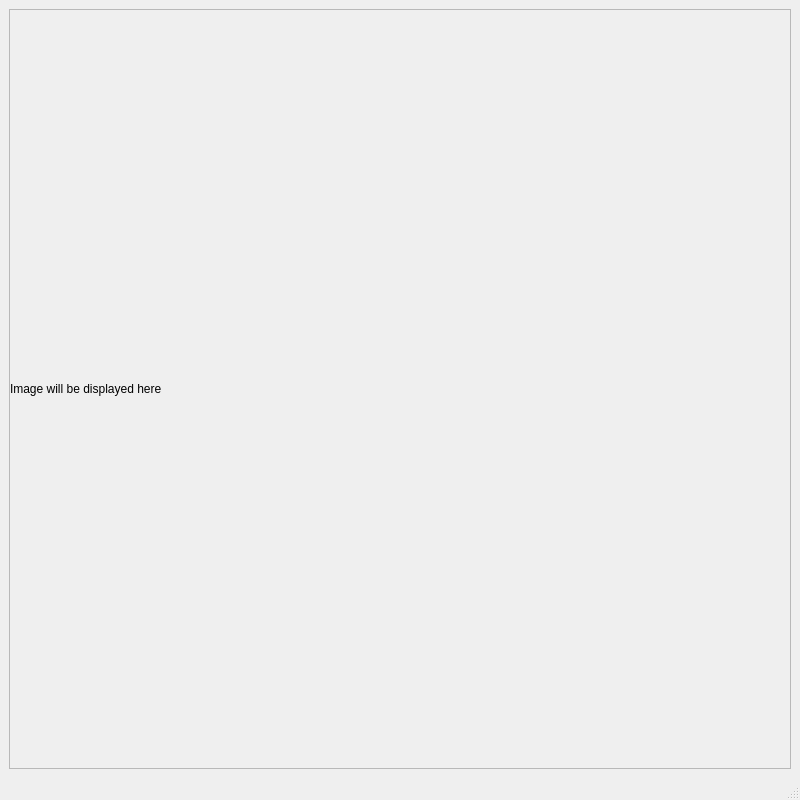
<?xml version="1.0" encoding="UTF-8"?>
<ui version="4.0">
 <class>MainWindow</class>
 <widget class="QMainWindow" name="MainWindow">
  <property name="geometry">
   <rect>
    <x>0</x>
    <y>0</y>
    <width>800</width>
    <height>800</height>
   </rect>
  </property>
  <property name="windowTitle">
   <string>MainWindow</string>
  </property>
  <widget class="QWidget" name="centralwidget">
   <layout class="QGridLayout" name="gridLayout">
    <item row="0" column="1">
     <widget class="QScrollArea" name="scrollArea">
      <property name="sizeAdjustPolicy">
       <enum>QAbstractScrollArea::AdjustToContents</enum>
      </property>
      <property name="widgetResizable">
       <bool>true</bool>
      </property>
      <widget class="QWidget" name="scrollAreaWidgetContents">
       <property name="geometry">
        <rect>
         <x>0</x>
         <y>0</y>
         <width>772</width>
         <height>736</height>
        </rect>
       </property>
       <layout class="QVBoxLayout" name="verticalLayout">
        <property name="spacing">
         <number>0</number>
        </property>
        <property name="leftMargin">
         <number>0</number>
        </property>
        <property name="topMargin">
         <number>0</number>
        </property>
        <property name="rightMargin">
         <number>0</number>
        </property>
        <property name="bottomMargin">
         <number>0</number>
        </property>
        <item>
         <widget class="QLabel" name="imageLabel">
          <property name="text">
           <string>Image will be displayed here</string>
          </property>
          <property name="margin">
           <number>-1</number>
          </property>
          <property name="indent">
           <number>-10</number>
          </property>
         </widget>
        </item>
       </layout>
      </widget>
     </widget>
    </item>
    <item row="0" column="0">
     <layout class="QVBoxLayout" name="imageVerticalLayout">
      <property name="topMargin">
       <number>0</number>
      </property>
     </layout>
    </item>
   </layout>
  </widget>
  <widget class="QMenuBar" name="menubar">
   <property name="geometry">
    <rect>
     <x>0</x>
     <y>0</y>
     <width>800</width>
     <height>22</height>
    </rect>
   </property>
  </widget>
  <widget class="QStatusBar" name="statusbar"/>
 </widget>
 <resources/>
 <connections/>
</ui>
